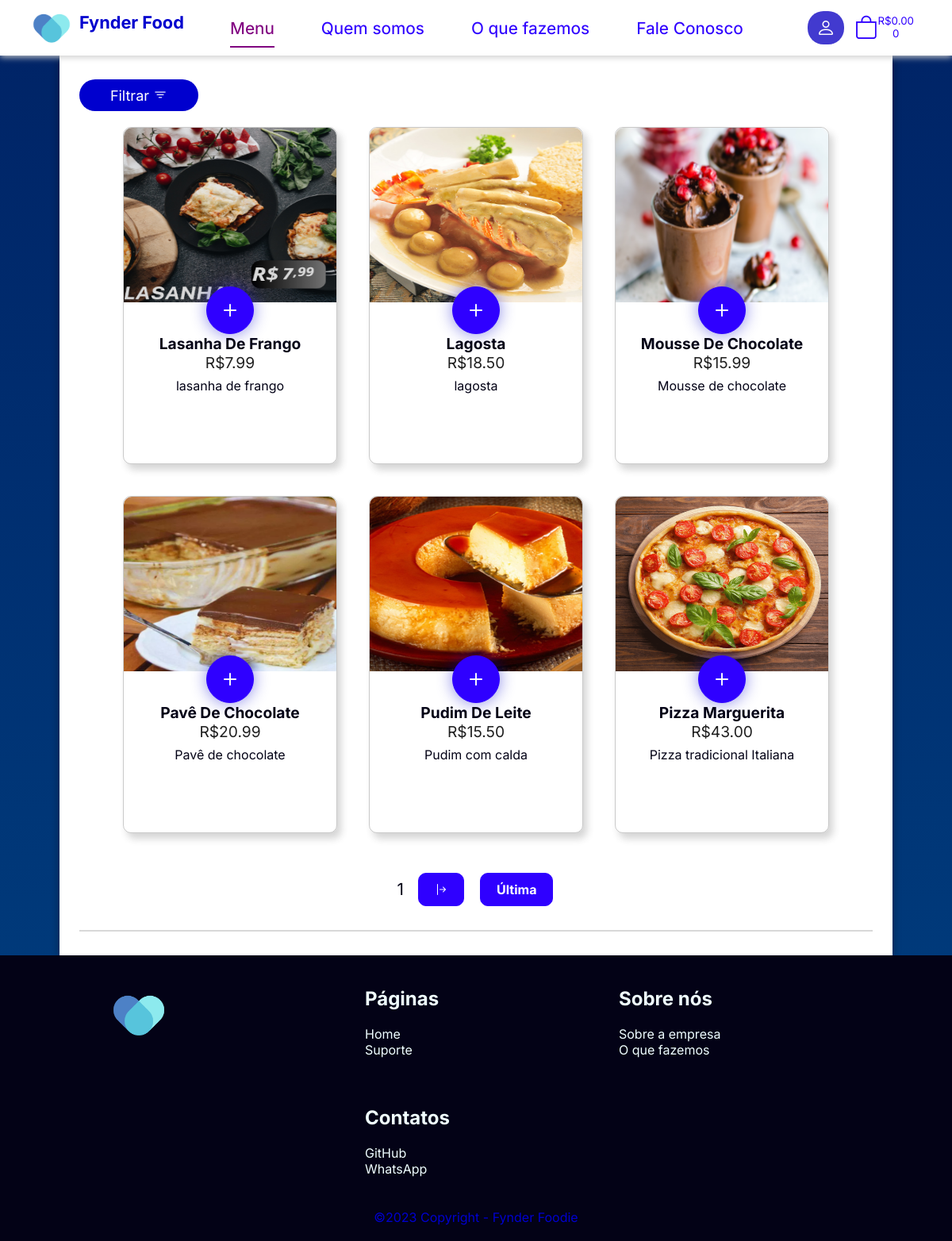
Before: /?a=menu with the older database file.
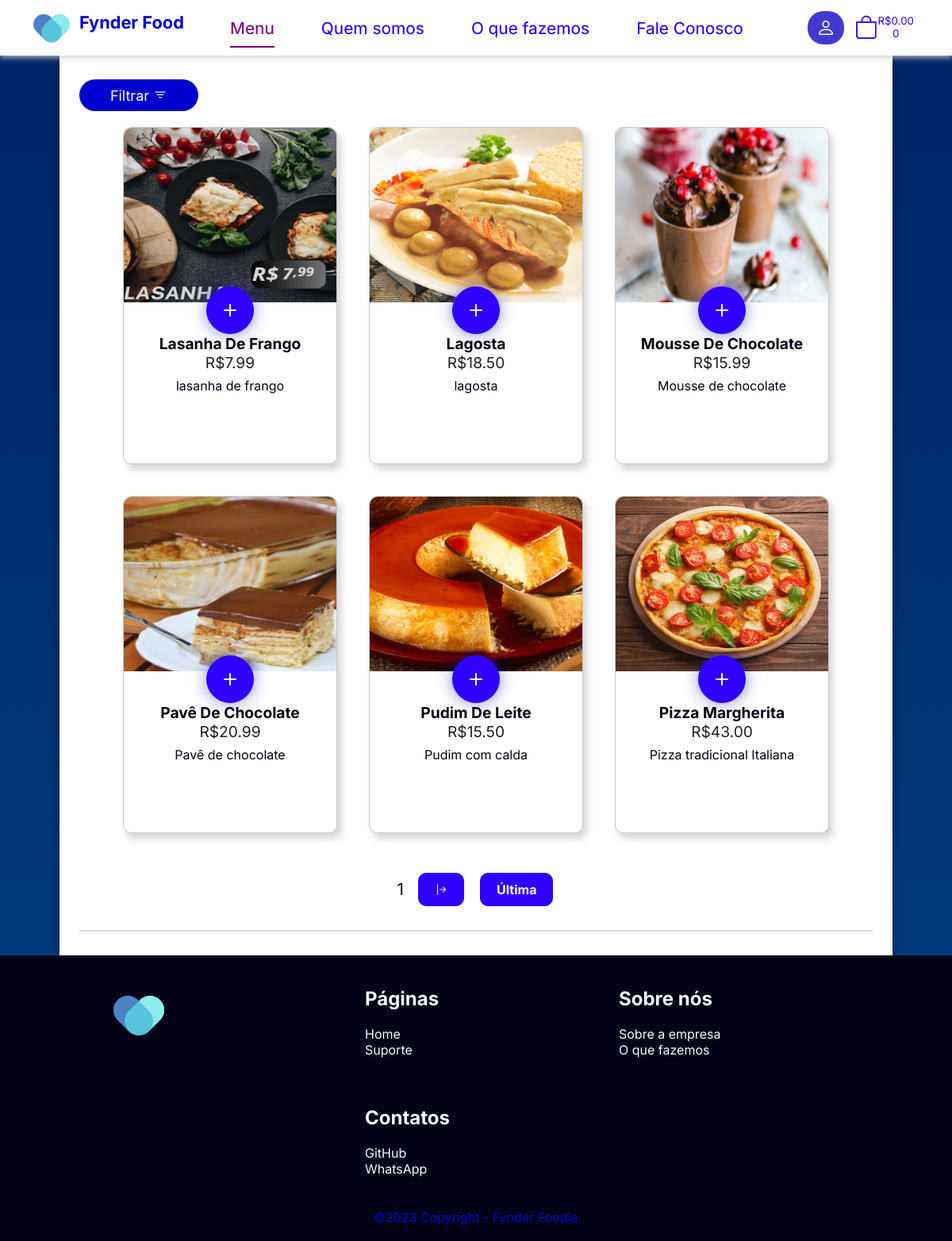
After: the same page with the newer database file.
### tables this page shows
CREATE TABLE menu (
    id INT NOT NULL AUTO_INCREMENT,
    nome VARCHAR(50) NOT NULL,
    descricao varchar(50) NOT NULL,
    descricao_saiba_mais TEXT NOT NULL,
    preco FLOAT(5 , 2 ) NOT NULL,
    img TEXT NOT NULL,
    data_adicionamento_modificacao DATE NOT NULL,
    PRIMARY KEY (id)
);

### core/controladores/Main.php (called while the page is built, shortened)
<?php
    class Main
    {
        public function menu()
        {
            Store::Layout([
                'menu'
            ]);
        }
    }
?>

### core/rotas.php (called while the page is built, shortened)
<?php
    $rotas = [
        'inicio' => 'main@index',
        'menu' => 'main@menu',
        'cadastro' => 'main@cadastro',
        'login' => 'main@login',
        'suporte' => 'main@suporte',
        'sobre' => 'main@sobre',
        'oquefazemos' => 'main@oquefazemos',
        'comousar' => 'main@comousar',
        'informarbug' => 'main@informarbug',
        'outros' => 'main@outros',
        'reclamacao' => 'main@reclamacao',
        'erro' => 'main@erro',
        'logout' => 'main@logout',
        'adm' => 'main@adm',
        'cadComidas' => 'main@cadComidas',
        'edit' => 'main@edit',
        'delete' => 'main@delete',
        'comidas' => 'main@comidas'
    ];
    $acao = 'inicio';
    if (isset($_GET['a']))
    {
        if (!key_exists($_GET['a'], $rotas))
        {
            $acao = 'erro';
        }else
        {
            $acao = $_GET['a'];
        }
    }
    $partes = explode('@', $rotas[$acao]);
    $metodo = $partes[1];
    $ctr = new $controlador();
    $ctr->$metodo();
?>

### public_html/index.php (called while the page is built, shortened)
<?php
    require_once('../core/rotas.php');
?>

### core/views/src/pesquisa.php (the view, shortened to what this page needs)
<?php
$gestor = new PDO("mysql:host=" . MYSQL_SERVER . ";dbname=" . MYSQL_DATABASE . ";charset=utf8", MYSQL_USER, MYSQL_PASS);
$pagina = 1;
$limite = 6;
$registros = $gestor->query("SELECT COUNT(id) count FROM menu ")->fetch()["count"];
$paginas = ceil($registros / $limite);
$inicio = ($pagina * $limite) - $limite;
$query = "SELECT * FROM menu ORDER BY id LIMIT $inicio, $limite";
$result = $gestor->prepare($query);
$result->execute();
while ($comida = $result->fetch(PDO::FETCH_ASSOC)) {
?>
    <div>
        <div class="produto">
            <div class="img">
                <img src="public_html\assets\images\comidas\<?php echo $comida['img'] ?>" alt="<?php echo $comida["nome"] ?>">
            </div>
            <div class="prod-mais">
                <button onclick="saibaMais(<?= $comida['id']?>)">
                    <i class="bi bi-plus"></i>
                </button>
            </div>
            <div class="conteudo">
                <h3 class="nome"><?= $comida['nome'] ?></h3>
                <p class="preco">R$<?= number_format($comida['preco'], 2, '.', '') ?></p>
                <p class="descricao"><?= $comida['descricao'] ?></p>
            </div>
        </div>
    </div>
<?php } ?>
<div class="paginas">
    <div class="opc">
        <p><?= $pagina ?></p>
        <?php if ($pagina < $paginas) { ?>
            <a href="?a=menu&pagina=<?php if ($pagina == $paginas) {
                                        echo $paginas;
                                    } else {
                                        echo $pagina + 1;
                                    } ?>"><i class="bi bi-arrow-bar-right"></i></a>
            <a href="?a=menu&pagina=<?= $paginas ?>">Última</a><?php } ?>
    </div>
</div>

### core/classes/Store.php (shortened to what this page needs)
<?php
    class Store
    {
        public static function Layout($estruturas)
        {
            foreach ($estruturas as $estrutura) {
                include ("../core/views/$estrutura.php");
            }
        }
    }
?>

### core/views/menu.php (shortened to what this page needs)
<!DOCTYPE html>
<html lang="pt-br">
<head>
    <link rel="stylesheet" href="public_html/assets/css/s_inicio.css">
    <link rel="stylesheet" href="public_html/assets/css/pesquisa.css">
    <link rel="stylesheet" href="public_html/assets/css/filtro.css">
    <link rel="stylesheet" href="public_html/assets/css/carrinho.css">
    <link rel="stylesheet" href="public_html/assets/css/saibaMais.css">
    <link rel="stylesheet" href="https://cdn.jsdelivr.net/npm/bootstrap-icons@1.3.0/font/bootstrap-icons.css">
</head>
<body>
    <header>
        <nav class="navegador">
            <abbr title="Fynder Food">
                <a href="./" class="titulo">
                    <img src="public_html/assets/images/logo/logo.png" alt="" width="50px" height="50px">
                    <h3>Fynder Food</h3>
                </a>
            </abbr>
            <div class="nav-bar">
                <nav>
                    <ul>
                        <li class="itens marcado"><a href="./?a=menu">Menu</a></li>
                        <li class="itens"><a href="./?a=sobre">Quem somos</a></li>
                        <li class="itens"><a href="./?a=oquefazemos">O que fazemos</a></li>
                        <li class="itens"><a href="https://wa.me/558381958797" target="_blank">Fale Conosco</a></li>
                    </ul>
                </nav>
            </div>
            <?php if (!isset($_SESSION['logado'])) { ?>
                <div class="nav-item">
                    <abbr title="Logar">
                        <button onclick="window.location.href='./?a=login'" class="botaoEC">
                            <i class="bi bi-person"></i>
                        </button>
                    </abbr>
                </div>
            <?php } ?>
            <div>
                <abbr title="Carrinho">
                    <button class="carrinho" onclick="carrinho()">
                        <div class="info-carrinho">
                            <i class="bi bi-bag"></i>
                            <div class="quant-preco">
                                <span class="span-carrinho">
                                    R$0.00
                                </span><br>
                                <span class="span-carrinho">
                                    0
                                </span>
                            </div>
                        </div>
                    </button>
                </abbr>
            </div>
        </nav>
    </header>
    <main>
        <div class="container">
            <div class="filtrar">
                <button class="filtro" onclick="filtro()">
                    Filtrar <i class="bi bi-filter"></i>
                </button>
            </div>
            <div class="prod">
                <?php if (isset($_SESSION['preco-maximo']) && isset($_SESSION['tags']) && isset($_GET['filtro']) && $_SESSION['tags'] != false) {
                    include('src/pesq_fil.php');
                } elseif (isset($_SESSION['preco-maximo']) && isset($_GET['filtro']) && $_SESSION['tags'] == false) {
                    include('src/sem_registro.php');
                } else {
                    include('src/pesquisa.php');
                }
                ?>
            </div>
        </div>
    </main>
    <footer>
        <?php include("src/rodape.php"); ?>
    </footer>
</body>
</html>

### core/views/src/rodape.php
<div class="rodape">
    <div class="boxs">
        <img src="public_html/assets/images/logo/logo.png" alt="" width="70px">
    </div>
    <div class="boxs">
        <h2>Páginas</h2> <br>
        <ul>
            <li><a href="./">Home</a></li>
            <li><a href="./?a=suporte">Suporte</a></li>
        </ul>
    </div>
    <div class="boxs">
        <h2>Sobre nós</h2> <br>
        <ul>
            <li><a href="./?a=sobre">Sobre a empresa</a></li>
            <li><a href="./?a=oquefazemos">O que fazemos</a></li>
        </ul>
    </div>
    <div class="boxs">
        <h2>Contatos</h2> <br>
        <ul>
            <li><a href="https://github.com/GabrielKleber" target="_blank">GitHub</a></li>
            <li><a href="https://wa.me/558381958797" target="_blank">WhatsApp</a></li>
        </ul>
    </div>
</div>
<div class="copy">
    <p>&copy;<?php echo date('Y') ?> Copyright - Fynder Foodie</p>
</div>

### public_html/assets/css/s_inicio.css (style rules this page uses)
* { margin: 0; padding: 0; box-sizing: border-box; font-family: 'Inter', sans-serif; list-style: none; text-decoration: none; }
:root { --cor_fundo1: #0000ce; --cor_fundo2: #000041; --cor_texto: #030216; --cor_menu: #fff; --cor_texto_2: #800080; --cor_botao: #2f00ff; --cor_botao_fundo: #423acf; --sombra_colorida: #6963e7; --padrao: 0px 8px 40px #00000046; }
body, html { color: var(--cor_texto); background-image: linear-gradient(to bottom, #002366, #004080); min-height: 100vh; display: flex; flex-direction: column; }
header { height: 45px; margin-bottom: 25px; z-index: 100; }
.navegador { display: flex; align-items: center; padding: 10px 40px; box-shadow: 0 0.1rem 0.5rem #ccc; width: 100%; background-color: var(--cor_menu); transition: all 0.5s; position: fixed; }
.navegador .titulo { color: #0000ce; font-size: 1.7rem; font-weight: 600; display: flex; margin-right: 40px; }
.navegador .titulo img { margin-right: 10px; }
.navegador .titulo h3 { width: 150px; margin-top: 5px; font-size: .8em; }
.nav-bar { width: 100%; height: 100%; margin-right: 20px; }
.nav-bar ul { display: flex; }
.nav-bar ul .itens { margin-right: calc(100% / 12); font-size: 1.3em; transition: .8s; }
.nav-bar ul .itens a { text-decoration: none; color: var(--cor_botao); font-weight: 450; transition: .8s; padding-bottom: 10px; }
.nav-bar ul li.marcado a { color: var(--cor_texto_2); border-bottom: 2px solid var(--cor_texto_2); }
.botaoEC { border: none; background-color: #423acf; padding: .4rem .7rem; border-radius: 20px; cursor: pointer; color: white; font-weight: bold; }
.botaoEC > i { font-size: 1.8em; }
.info-carrinho { display: flex; }
.quant-preco { display: block; }
.carrinho { border: none; background-color: var(--cor_menu); padding: 3px; cursor: pointer; border-radius: 5px; transition: .8s; margin-left: 10px; }
.carrinho .info-carrinho .span-carrinho { color: var(--cor_botao); font-size: 2.5em; transition: .8s; margin-right: 5px; }
.carrinho .info-carrinho .span-carrinho { font-size: 1em; }
.carrinho .info-carrinho > i { font-size: 2.2em; color: var(--cor_botao); }
main { flex: 1; min-height: 300px; width: 1050px; max-width: 1100px; margin: auto; background-color: white; padding: 20px; margin-top: 0px; box-shadow: 0px 0px 10px #0000006b; }
.container { max-width: 1050px; margin: 0 auto; padding: 10px 5px; display: flex; flex-wrap: wrap; justify-content: center; align-items: center; }
footer { background-color: var(--cor_texto); color: azure; padding: 20px 0; margin-top: auto; }
.rodape { width: 100%; display: flex; justify-content: center; flex-wrap: wrap; }
.rodape>.boxs { color: azure; width: 320px; min-height: 150px; padding: 20px; }
.boxs>ul>li { list-style: none; }
.boxs>ul>li>a { text-decoration: none; color: azure; transition: .25s; }
footer>.copy { background-color: var(--cor_texto); color: var(--cor_fundo1); text-align: center; }

### public_html/assets/css/carrinho.css (style rules this page uses)
* { margin: 0; padding: 0; box-sizing: border-box; }
.prod { border-bottom: 2px solid #b8b8b88c; }

Changed rows visible on the page:
changed menu "Pizza tradicional Italiana": nome "Pizza Marguerita" → "Pizza Margherita"
